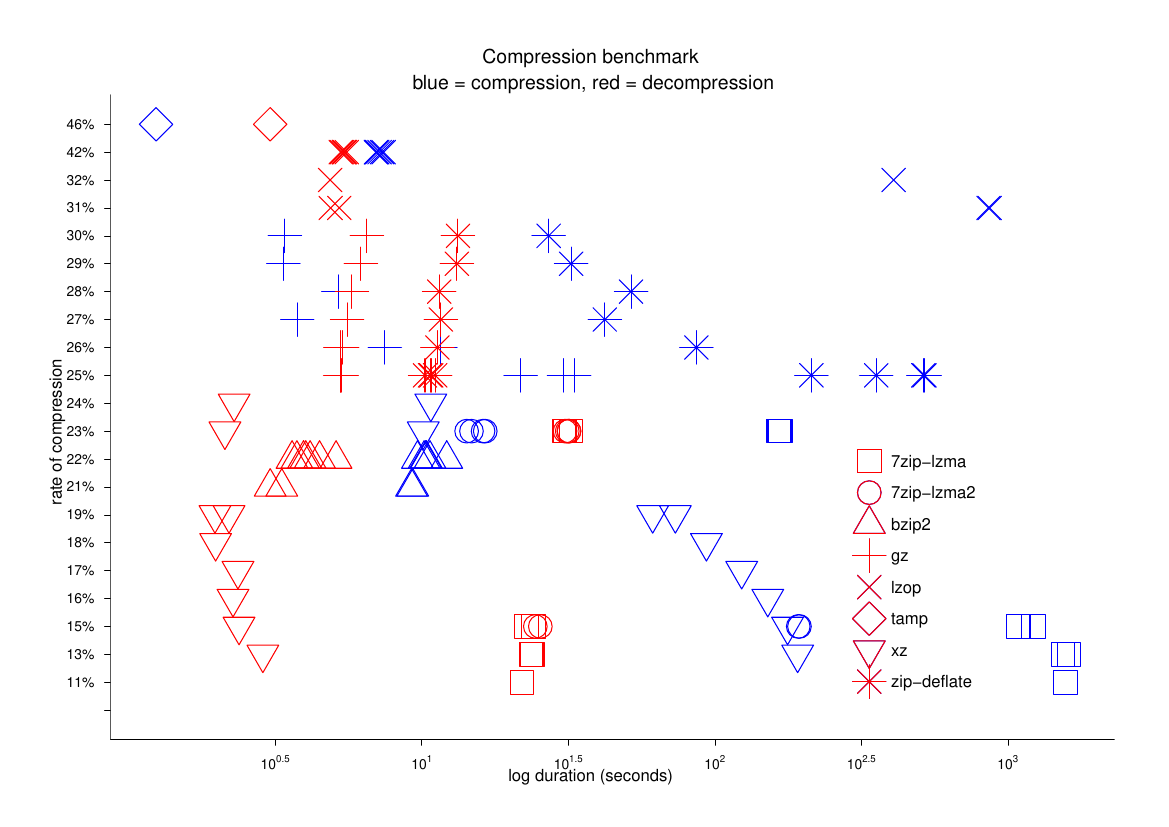

This figure's R source:
library(ggplot2)
source("http://egret.psychol.cam.ac.uk/statistics/R/extensions/rnc_ggplot2_border_themes.r") # http://egret.psychol.cam.ac.uk/statistics/R/graphs2.html
# Read data
data <- read.csv(file="compressieResults.csv",header=TRUE)
# Send output to png
#png(filename="compressieResults.png", bg="white", width=1024, height=768)
# Send output to pdf
pdf(file="compressieResults.pdf", bg="white", width=11, height=8,paper="a4r")
# Plot the compression data
se <- 	ggplot(data, aes(x=Wall.clock.time, y=Percentage.of.original.size,geom = "point", group=Type, shape=Type) ) +
	geom_point(color = "blue", size = 8) +
	#scale_x_log10() +
	geom_point(data = data, mapping = aes (x=Wall.clock.time.1, y=Percentage.of.original.size, group=Type, shape=Type),color = "red", size = 8) +
	scale_x_log10() +
	theme_bw() +
        labs(x = "log duration (seconds)", y = "rate of compression", colour = "Displacement") +
	opts(
		title = "Compression benchmark\n blue = compression, red = decompression",
		panel.grid.major = theme_blank(),
		panel.grid.minor = theme_blank(),
		panel.background = theme_blank(),
		panel.border = theme_border(c("left","bottom")), # RNC hack, see above
		legend.position = c(0.8,0.3),
		legend.title = theme_blank(),
		legend.text = theme_text(size=12),
		legend.key.size = unit(1.5, "lines"),
		legend.key = theme_blank()
        )+
        scale_shape(solid = FALSE)+        
	scale_shape_manual(value=c(0:6,8,9))
	#+
	#levels(data$Type) <- c("bzip2, "gz, "xz, "7zip-lzma, "7zip-lzma2, "zip-deflate, "tamp, "lzop")
        #scale_colour_brewer(palette="Paired") #  RColorBrewer::display.brewer.all(n=8, exact.n=FALSE)
print(se)
summary(se)


